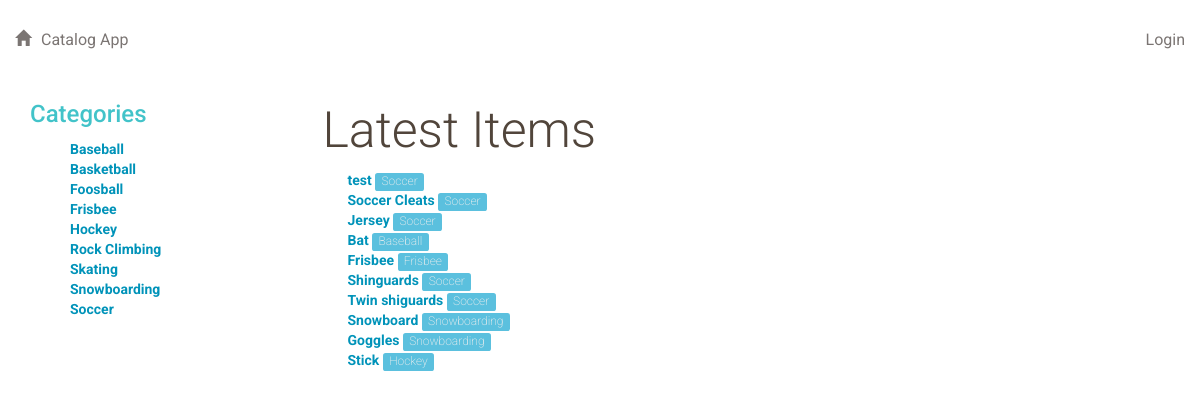
The page / on the database its author committed.
### db.py (models this page shows, shortened)
class Category(Base):
    __tablename__ = 'category'
    id = Column(Integer, primary_key = True)
    name = Column(String(100), nullable = False, unique = True)
    user_id = Column(Integer, ForeignKey('user.id'))
    user = relationship(User)

class Item(Base):
    __tablename__ = 'item'
    id = Column(Integer, primary_key = True)
    name = Column(String(100), nullable = False, unique = True)
    description = Column(String(500))
    category_id = Column(Integer, ForeignKey('category.id'))
    category = relationship(Category, backref = backref('items', cascade = 'all, delete-orphan'))
    last_updated = Column(DateTime, server_default=sqlalchemy.func.now(), onupdate=sqlalchemy.func.now())
    user_id = Column(Integer, ForeignKey('user.id'))
    user = relationship(User)
    picture = Column(String(500))

### application.py (the view)
@app.route('/')
def index():
    return render_template('ShowItems.html', \
                            categories = getCategories(), \
                            items = getLatestItems(), \
                            title='Latest Items')

### helper.py (called while the page is built)
def getCategories():
    return session.query(Category).order_by(asc(Category.name)).all()

def getLatestItems(max=30):
    return session.query(Item).order_by(desc(Item.last_updated)).limit(max)

### templates/ShowItems.html (shortened to what this page needs)
{% extends "main.html" %}
{% block content %}
    <div>
        <h1>{{title}}</h1>
    </div>
    <div>
        <div class="row">
        {% if items %}
            <ul>
                {% for item in items %}
                    <li><a href="{{url_for('showCategoryItemByName', category_name = item.category.name, item_name = item.name)}}">{{item.name}}</a> <span class="label label-info text-primary"><a href="{{url_for('showCategoryItemsByName', category_name = item.category.name)}}">{{item.category.name}}</a></span>
                </li>
                {% endfor %}
            </ul>
        {% endif %}
        </div>
    </div>
{% endblock %}

### templates/inc/categories.html (shortened to what this page needs)
<div>
    <h2>Categories</h2>
</div>
<div>
<ul>
    {% for cat in categories %}
        <li><a href="{{url_for('showCategoryItemsByName', category_name = cat.name)}}">
        {{cat.name}}</a></li>
    {% endfor %}
</ul>
</div>

### static/styles.css (style rules this page uses)
* { font-family: "Helvetica Neue Bold", Roboto, Helvetica, Arial, sans-serif; font-weight: 700; }
h1 { font-family: "Helvetica Neue Light", Roboto, Helvetica, Arial, sans-serif; font-size: 50px; color: #51453B; line-height: 60px; font-weight: 300; }
h2 { font-size: 24px; color: #42C3C9; line-height: 29px; }
a { font-size: 14px; color: #0093B9; line-height: 17px; }
ul { list-style-type: none; }
.label a { font-size: 12px; color: #eeeeee; line-height: 17px; font-weight: 200; }

### rows shown on the page
Category: name "Baseball"
Category: name "Basketball"
Category: name "Foosball"
Category: name "Frisbee"
Category: name "Hockey"
Category: name "Rock Climbing"
Category: name "Skating"
Category: name "Snowboarding"
Category: name "Soccer"
Item: name "test", category.name "Soccer"
Item: name "Soccer Cleats", category.name "Soccer"
Item: name "Jersey", category.name "Soccer"
Item: name "Bat", category.name "Baseball"
Item: name "Frisbee", category.name "Frisbee"
Item: name "Shinguards", category.name "Soccer"
Item: name "Twin shiguards", category.name "Soccer"
Item: name "Snowboard", category.name "Snowboarding"
Item: name "Goggles", category.name "Snowboarding"
Item: name "Stick", category.name "Hockey"

### other values the page prints
{{ title }} "Latest Items"
